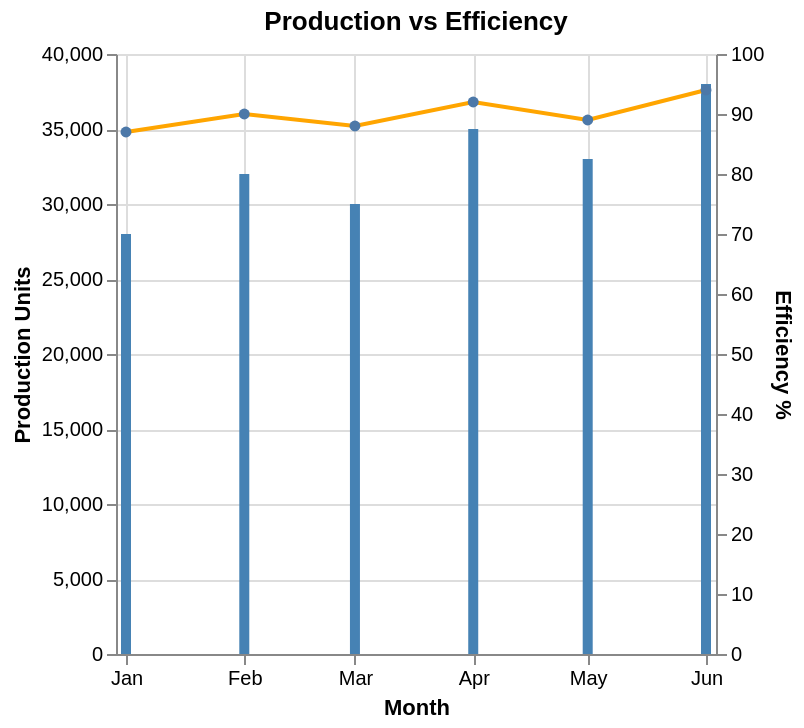

Write a Vega-Lite specification for this figure.
### Vega-Lite specification from a JSON file in a GitHub repository (floating-point values rounded to 4 significant figures)
{"$schema": "https://vega.github.io/schema/vega-lite/v6.json", "description": "Production efficiency ratio", "layer": [{"mark": "bar", "encoding": {"x": {"field": "month", "type": "temporal", "axis": {"title": "Month", "format": "%b"}}, "y": {"field": "actual", "type": "quantitative", "axis": {"title": "Production Units", "format": ",.0f"}}, "color": {"value": "steelblue"}}}, {"mark": {"type": "line", "point": true, "color": "orange"}, "encoding": {"x": {"field": "month", "type": "temporal"}, "y": {"field": "efficiency", "type": "quantitative", "axis": {"title": "Efficiency %"}}}}], "data": {"values": [{"month": "2024-01", "actual": 28000, "efficiency": 87}, {"month": "2024-02", "actual": 32000, "efficiency": 90}, {"month": "2024-03", "actual": 30000, "efficiency": 88}, {"month": "2024-04", "actual": 35000, "efficiency": 92}, {"month": "2024-05", "actual": 33000, "efficiency": 89}, {"month": "2024-06", "actual": 38000, "efficiency": 94}]}, "resolve": {"scale": {"y": "independent"}}, "title": "Production vs Efficiency"}
